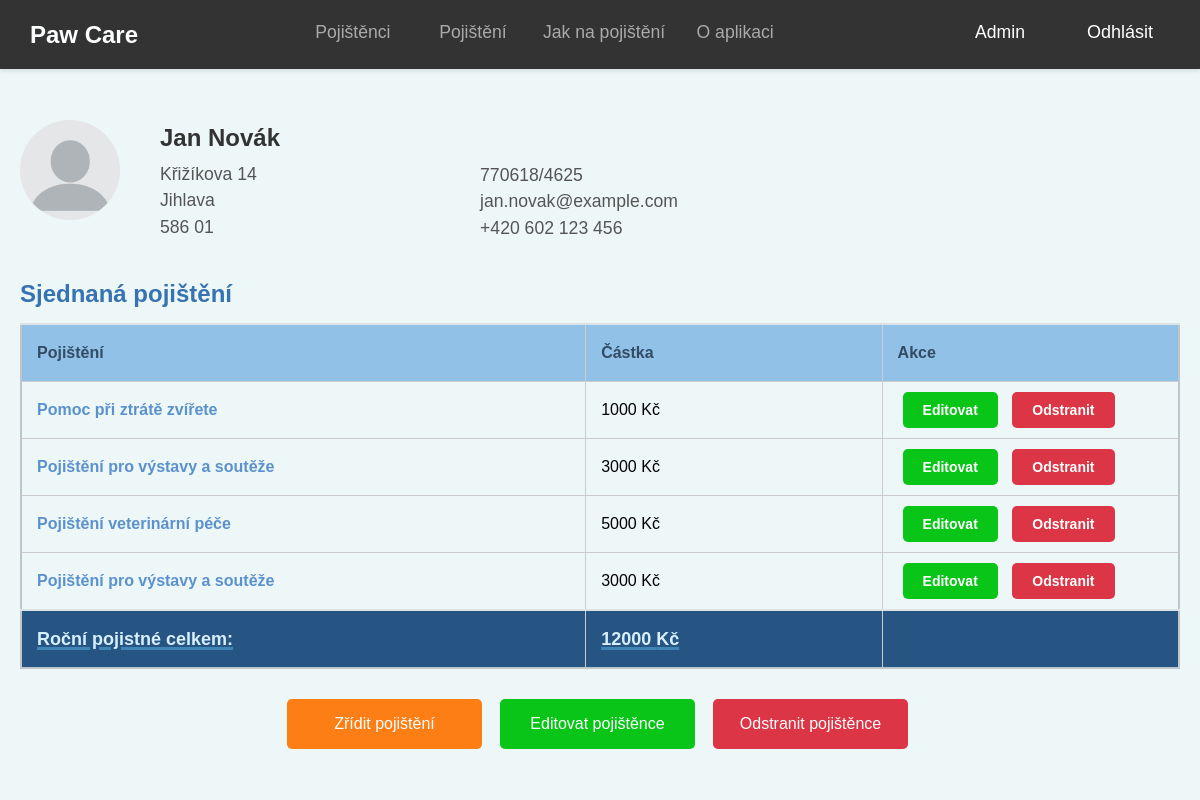
Before: /pojisteni/pojistenec/2/ (signed in) with the older database file.
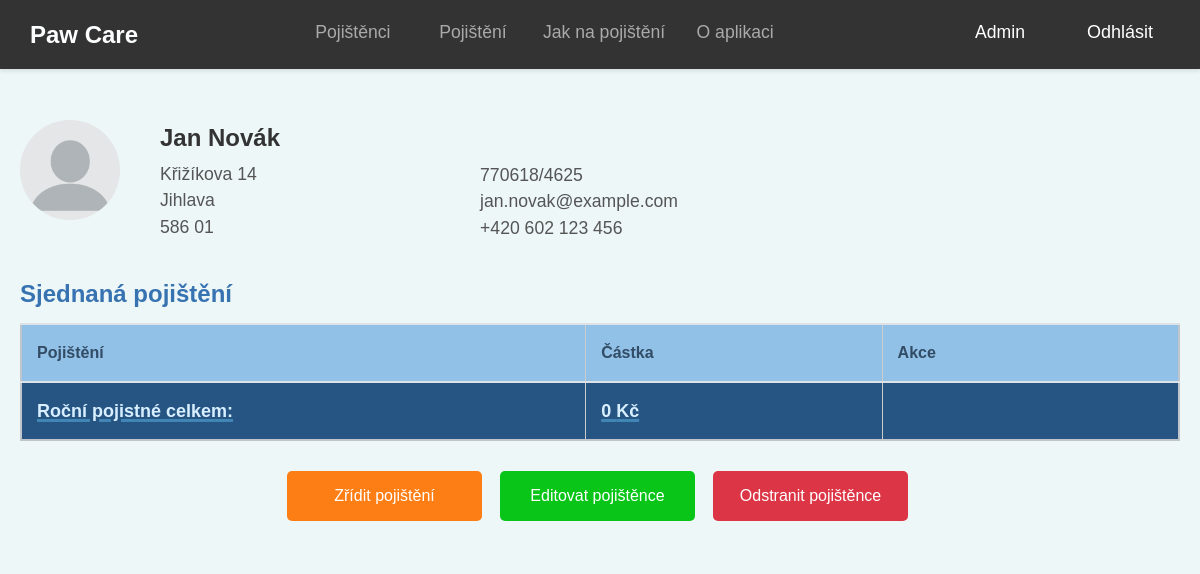
After: the same page with the newer database file.
### insurance/models.py (models this page shows, shortened)
class InsuredPerson(models.Model):
    user = models.ForeignKey(User, on_delete=models.CASCADE, null=True, blank=True)
    first_name = models.CharField("Jméno", max_length=100)
    last_name = models.CharField("Příjmení", max_length=100)
    id_number = models.CharField("Rodné číslo", max_length=11, unique=True)
    email = models.EmailField("Email")
    phone_number = models.CharField("Telefonní číslo", max_length=16)
    street_address = models.CharField("Ulice a číslo popisné", max_length=255)
    city = models.CharField("Město", max_length=100)
    postal_code = models.CharField("PSČ", max_length=10)
    class Meta:
        verbose_name = "Pojištěná osoba"
        verbose_name_plural = "Pojištěné osoby"

class Policy(models.Model):
    insured_person = models.ForeignKey(InsuredPerson, related_name='policies', on_delete=models.CASCADE, verbose_name="Pojištěná osoba")
    insurance_coverage = models.ForeignKey(InsuranceCoverage, on_delete=models.CASCADE, verbose_name="Pojistné krytí", null=True, blank=True)
    premium = models.FloatField("Pojistné", editable=False)
    start_date = models.DateField("Datum začátku pojištění")
    end_date = models.DateField("Datum konce pojištění")
    class Meta:
        verbose_name = "Pojistka"
        verbose_name_plural = "Pojistky"

class InsuranceCoverage(models.Model):
    insurance_type = models.ForeignKey(InsuranceType, related_name='coverages', on_delete=models.CASCADE, verbose_name="Typ pojištění")
    name = models.CharField("Název pojistného krytí", max_length=100)
    description = models.TextField("Popis pojistného krytí", blank=True)
    premium = models.FloatField("Pojistné", default=0.0)
    class Meta:
        verbose_name = "Pojistné krytí"
        verbose_name_plural = "Pojistná krytí"

### insurance/views.py (the view)
# urls.py: path('pojistenec/<int:id>/', views.insured_detail, name='insured_detail'),  # Detail konkrétního pojištěnce
@login_required
def insured_detail(request, id):
    if request.user.is_staff:
        insured_person = get_object_or_404(InsuredPerson, id=id)
    else:
        insured_person = get_object_or_404(InsuredPerson, id=id, user=request.user)
    policies = Policy.objects.filter(insured_person=insured_person)
    total_premium = sum(policy.premium for policy in policies)
    return render(request, 'insurance/insured_detail.html', {
        'insured_person': insured_person,
        'policies': policies,
        'total_premium': total_premium,
    })

### insurance/templates/insurance/insured_detail.html (shortened to what this page needs)
{% extends 'insurance/base.html' %}
{% load static %}
{% block content %}
<div class="container">
    <div class="profile-header">
        <div class="profile-image">
            <img src="{% static 'images/profile_picture.png' %}" alt="{{ insured_person.first_name }} {{ insured_person.last_name }}">
        </div>
        <div class="profile-info">
            <div class="left-info">
                <h1>{{ insured_person.first_name }} {{ insured_person.last_name }}</h1>
                <p>{{ insured_person.street_address }}<br>{{ insured_person.city }}<br>{{ insured_person.postal_code }}</p>
            </div>
            <div class="right-info">
                <p>{{ insured_person.id_number }}</p>
                <p>{{ insured_person.email }}</p>
                <p>{{ insured_person.phone_number }}</p>
            </div>
        </div>
    </div>
    <h2>Sjednaná pojištění</h2>
    <table class="table table-striped insured-detail-table">
        <thead>
            <tr>
                <th>Pojištění</th>
                <th>Částka</th>
                <th>Akce</th>
            </tr>
        </thead>
        <tbody>
            {% for policy in policies %}
            <tr>
                <td><a href="{% url 'insurance_coverage_list' policy.insurance_coverage.insurance_type.id %}?coverage_id={{ policy.insurance_coverage.id }}">{{ policy.insurance_coverage.name }}</a></td>
                <td>{{ policy.premium|floatformat:0 }} Kč</td>
                <td>
                    {% if user.is_staff %}
                        <a href="{% url 'edit_policy' policy.id %}" class="btn btn-warning btn-sm">Editovat</a>
                        <a href="{% url 'delete_policy' policy.id %}" class="btn btn-danger btn-sm">Odstranit</a>
                    {% endif %}
                </td>
            </tr>
            {% endfor %}
            <tr>
                <td class="text-right"><strong>Roční pojistné celkem:</strong></td>
                <td><strong>{{ total_premium|floatformat:0 }} Kč</strong></td>
                <td></td>
            </tr>
        </tbody>
    </table>
    <div class="btn-group-centered">
        <a href="{% url 'add_policy_from_insured' insured_person.id %}" class="btn btn-primary btn-create-policy">Zřídit pojištění</a>
        <a href="{% url 'edit_insured' insured_person.id %}" class="btn btn-warning">Editovat pojištěnce</a>
        {% if user.is_staff %}
            <a href="{% url 'delete_insured' insured_person.id %}" class="btn btn-danger">Odstranit pojištěnce</a>
        {% endif %}
    </div>
</div>
{% endblock %}

### insurance/templates/insurance/base.html (shortened to what this page needs)
<!DOCTYPE html>
<html lang="cs">
<head>
    {% load static %}
    <link rel="stylesheet" href="{% static 'css/style.css' %}">
    <link rel="stylesheet" href="https://cdnjs.cloudflare.com/ajax/libs/font-awesome/6.0.0-beta3/css/all.min.css">
</head>
<body>
    <header>
        <nav class="navbar">
            <a href="{% url 'index' %}" class="logo">Paw Care</a>
            <ul>
                {% if user.is_authenticated %}
                    {% if user.is_staff %}
                        <li><a href="{% url 'insured_list' %}" class="{% if request.resolver_match.url_name == 'insured_list' %}active{% endif %}">Pojištěnci</a></li>
                    {% else %}
                        <li><a href="{% url 'insured_list' %}" class="{% if request.resolver_match.url_name == 'insured_list' %}active{% endif %}">Pojištěnec</a></li>
                    {% endif %}
                {% else %}
                    <li><a href="{% url 'insured_list' %}" class="{% if request.resolver_match.url_name == 'insured_list' %}active{% endif %}">Pojištěnec</a></li>
                {% endif %}
                <li><a href="{% url 'insurance_list' %}" class="{% if request.resolver_match.url_name == 'insurance_list' %}active{% endif %}">Pojištění</a></li>
                <li><a href="{% url 'how_to_insurance' %}" class="{% if request.resolver_match.url_name == 'how_to_insurance' %}active{% endif %}">Jak na pojištění</a></li>
                <li><a href="{% url 'about' %}" class="{% if request.resolver_match.url_name == 'about' %}active{% endif %}">O aplikaci</a></li>
            </ul>
            <ul class="nav-right">
                {% if user.is_authenticated %}
                    {% if user.is_staff %}
                        <li><a href="{% url 'admin:index' %}">Admin</a></li>
                    {% else %}
                        <li><a href="#" class="capitalize-first">{{ user.username|title }}</a></li>
                    {% endif %}
                    <li>
                        <form method="post" action="{% url 'logout' %}" style="display:inline;">
                            <button type="submit" class="btn-link">Odhlásit</button>
                        </form>
                    </li>
                {% else %}
                    <li><a href="{% url 'login' %}" class="{% if request.resolver_match.url_name == 'login' %}active{% endif %}">Přihlásit</a></li>
                    <li><a href="{% url 'register' %}" class="{% if request.resolver_match.url_name == 'register' %}active{% endif %}">Registrovat</a></li>
                {% endif %}
            </ul>
        </nav>
    </header>
    <main>
        {% block content %}
        {% endblock %}
    </main>
</body>
</html>

Changed rows visible on the page:
removed Policy: insurance_coverage.name "Pomoc při ztrátě zvířete", premium "1000"
removed Policy: insurance_coverage.name "Pojištění pro výstavy a soutěže", premium "3000"
removed Policy: insurance_coverage.name "Pojištění veterinární péče", premium "5000"
removed Policy: insurance_coverage.name "Pojištění pro výstavy a soutěže", premium "3000"
Other visible differences:
{{ total_premium|floatformat:0 }}: "12000" → "0"
